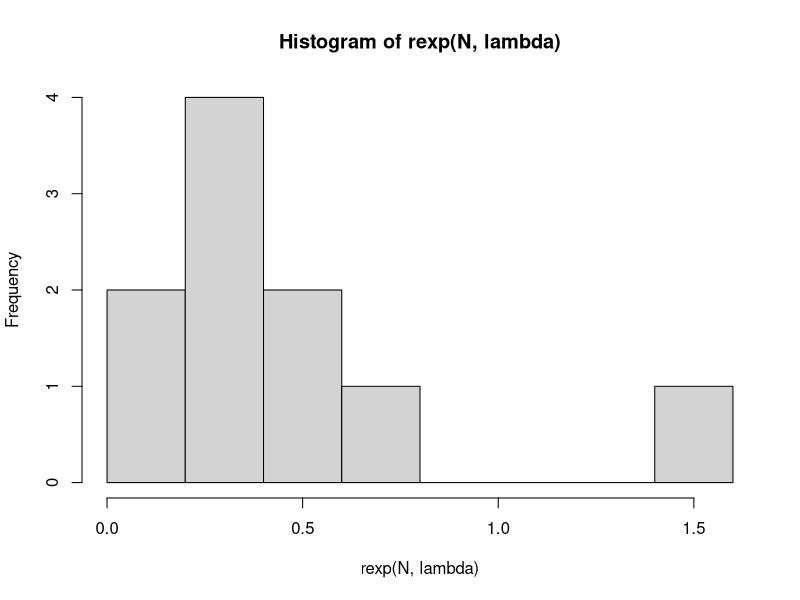
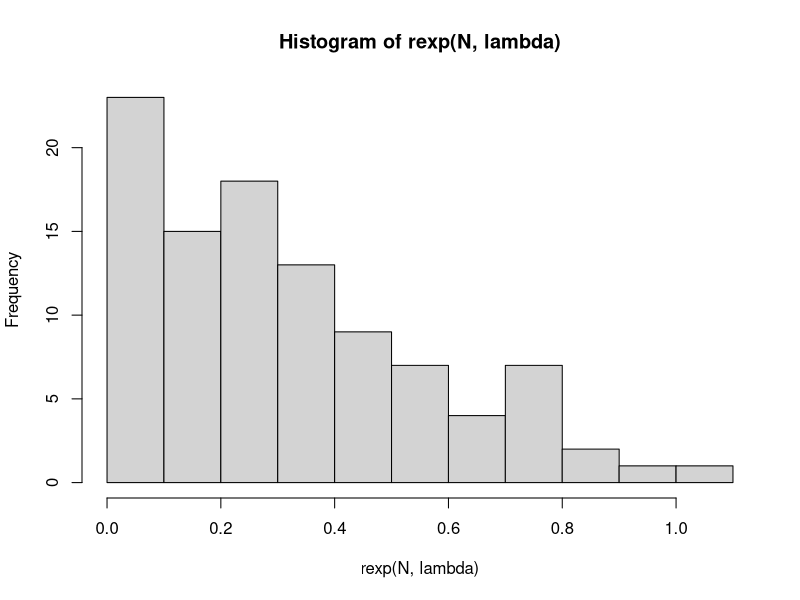
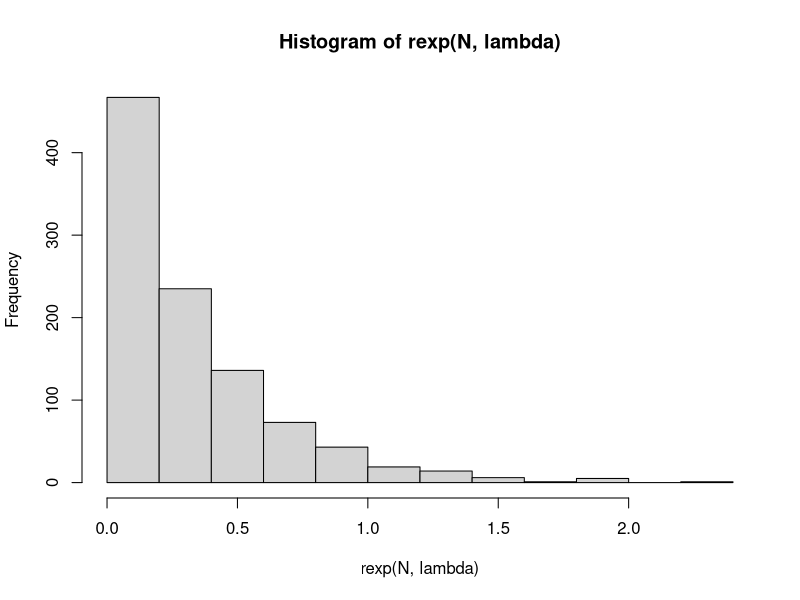
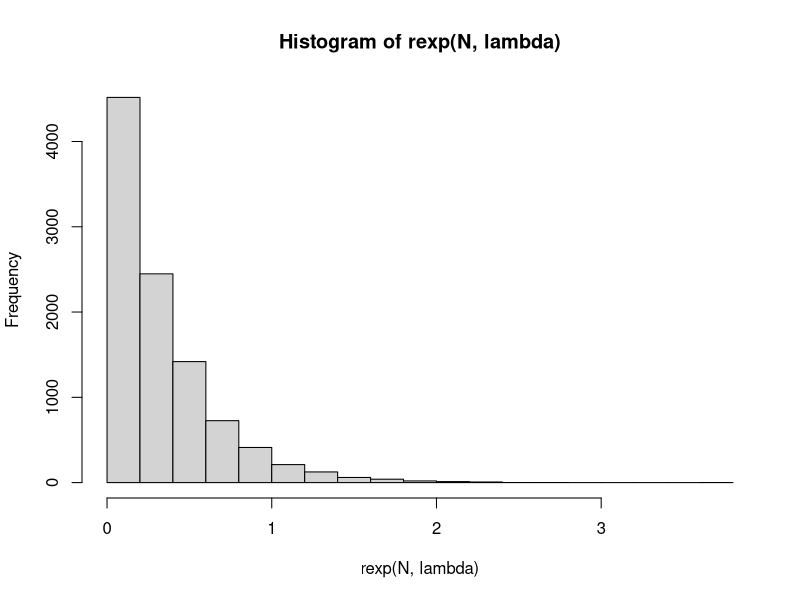

These charts were generated, in order, by the following R code:
lambda <- 3

#a
expo <- function (lambda, x){
  if (lambda > 0) {
    return((1/lambda) * exp(x/lambda*-1))
  }
  return (0)
}

#b
set.seed(1)
N <- 10
rexp(N, lambda)
hist(rexp(N, lambda))
N <- 100
rexp(N, lambda)
hist(rexp(N, lambda))
N <- 1000
rexp(N, lambda)
hist(rexp(N, lambda))
N <- 10000
rexp(N, lambda)
hist(rexp(N, lambda))

#c
rataan <- lambda
varians <- lambda^2